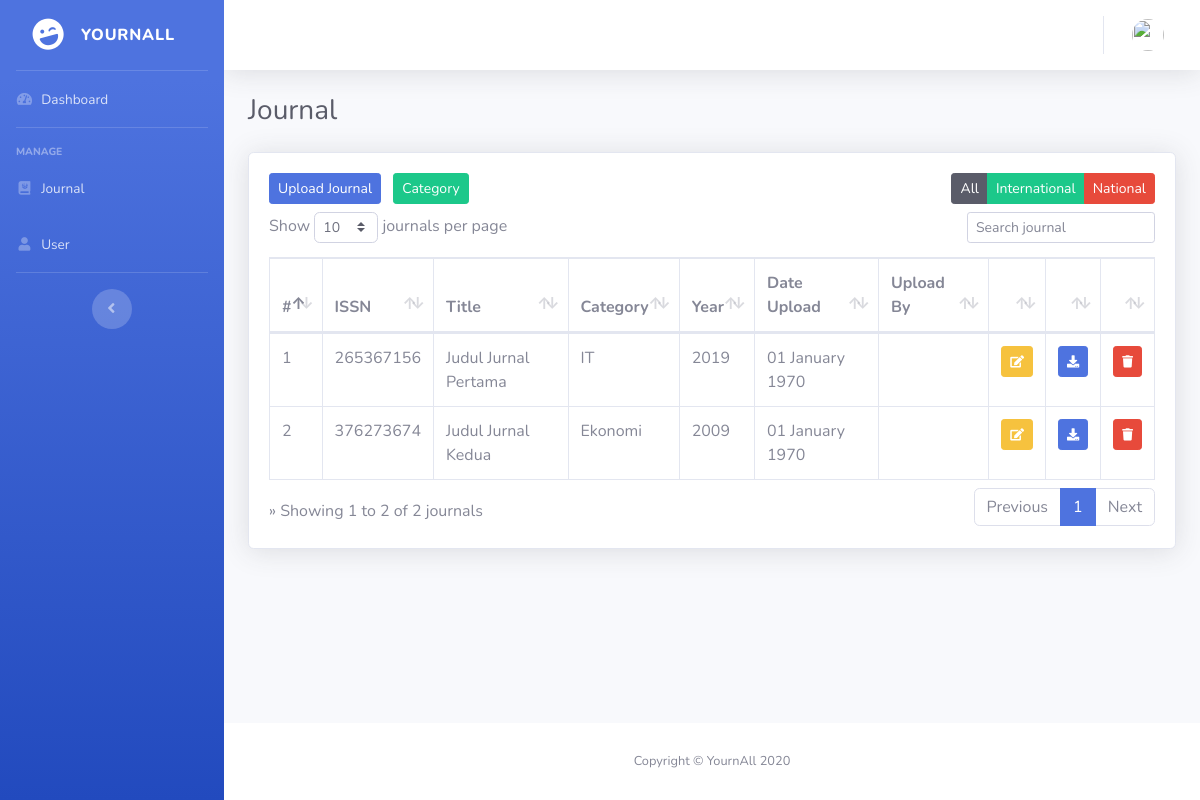
Page /index.php/administrator/journal on the earlier database version.
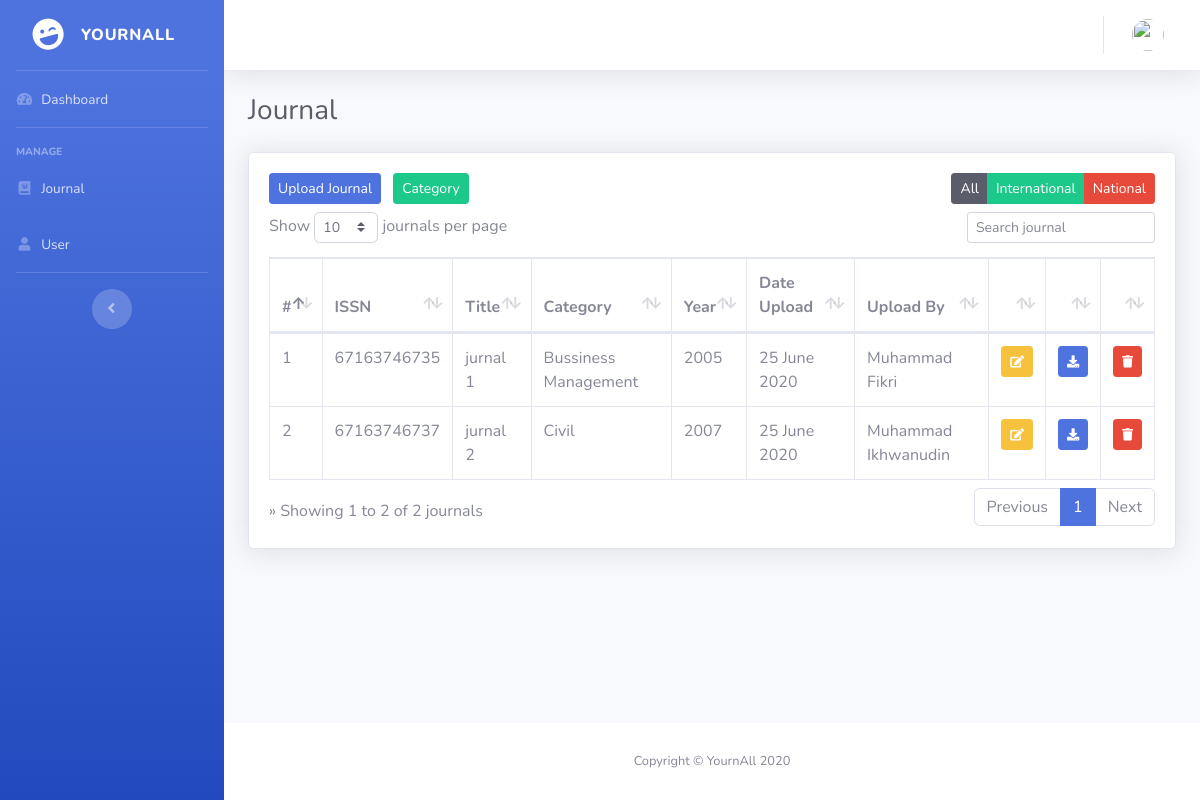
Same page on the later database version.
### tables this page shows
CREATE TABLE `journal` (
  `id` int(11) NOT NULL,
  `issn` varchar(64) NOT NULL,
  `title` varchar(256) NOT NULL,
  `abstract` varchar(10000) NOT NULL,
  `type` enum('National','International') NOT NULL,
  `category` varchar(128) NOT NULL,
  `year` varchar(11) NOT NULL,
  `date_upload` timestamp NOT NULL DEFAULT CURRENT_TIMESTAMP ON UPDATE CURRENT_TIMESTAMP,
  `upload_by` varchar(128) NOT NULL,
  `file` varchar(256) NOT NULL
);

### application/controllers/administrator/Journal.php (called while the page is built, shortened)
<?php
class Journal extends CI_Controller
{
	public function index()
	{
		$data['user'] = $this->db->get_where('user', ['email' => $this->session->userdata('email')])->row_array();
		$data['journal'] = $this->m_journal->get_journal()->result();
		$this->load->view('pages/administrator/templates/a_header');
		$this->load->view('pages/administrator/templates/a_sidebar');
		$this->load->view('pages/administrator/templates/a_topbar', $data);
		$this->load->view('pages/administrator/v_journal', $data);
		$this->load->view('pages/administrator/templates/a_footer');
	}
}

### index.php (called while the page is built, shortened)
<?php
require_once BASEPATH.'core/CodeIgniter.php';

### application/models/m_journal.php (called while the page is built, shortened)
<?php
class m_journal extends CI_Model
{
	public function get_journal()
	{
		return $this->db->get('journal');
	}
}

### application/views/pages/administrator/v_journal.php (the view, shortened to what this page needs)
<div class="container-fluid page" data-page="Journal"">
	<div class=" d-sm-flex align-items-center justify-content-between mb-4">
	<h1 class="h3 mb-0 text-gray-800">Journal</h1>
</div>
<div class="card shadow mb-4">
	<div class="card-body">
		<div class="table-responsive">
			<a href="<?= base_url('administrator/journal/add') ?>" class="btn btn-primary btn-sm mb-2">Upload Journal </a>
			<a href="<?= base_url('administrator/category') ?>" class="btn btn-success btn-sm mb-2 ml-2">Category</a>
			<table id="tabel-jurnal" class="table table-bordered">
				<div class="btn-group float-right" role="group" aria-label="Sort By">
					<a href="<?= base_url('administrator/journal/') ?>" class="btn btn-dark btn-sm">All</a>
					<a href="<?= base_url('administrator/journal/journal_int') ?>" class="btn btn-success btn-sm">International</a>
					<a href="<?= base_url('administrator/journal/journal_nat') ?>" class="btn btn-danger btn-sm">National</a>
				</div><br>
				<thead>
					<tr>
						<th>#</th>
						<th>ISSN</th>
						<th>Title</th>
						<th>Category</th>
						<th>Year</th>
						<th>Date Upload</th>
						<th>Upload By</th>
						<th></th>
						<th></th>
						<th></th>
					</tr>
				</thead>
				<tbody>
					<?php
					$no = 1;
					foreach ($journal as $j) { ?>
						<tr>
							<td><?php echo $no++ ?></td>
							<td><?php echo $j->issn ?></a></td>
							<td><?php echo $j->title ?></td>
							<td><?php echo $j->category ?></td>
							<td><?php echo $j->year ?></td>
							<td><?php echo date('d F Y', strtotime($j->date_upload)) ?></td>
							<td><?php echo $j->upload_by ?></td>
							<td width="20px">
								<a href="<?= base_url(); ?>administrator/journal/edit/<?= $j->id; ?>" class="btn btn-warning btn-sm" data-toggle="tooltip" data-placement="top" title="Edit"><i class="fa fa-edit fa-sm"></i></a>
							</td>
							<td width="20px">
								<a href="<?= base_url() . 'uploads/journal/' . $j->file; ?>" class="btn btn-primary btn-sm" data-toggle="tooltip" data-placement="top" title="Download"><i class="fa fa-download fa-sm"></i></a>
							</td>
							<td width="20px">
								<a href="<?= base_url(); ?>administrator/journal/delete/<?= $j->id; ?>" class="btn btn-danger btn-sm tombol-delete" data-toggle="tooltip" data-placement="top" title="Delete"><i class="fa fa-trash fa-sm"></i></a>
							</td>
						</tr>
					<?php } ?>
				</tbody>
			</table>
		</div>
	</div>
</div>
</div>
</div>

Differences in the rows shown:
removed journal: issn "265367156", title "Judul Jurnal Pertama", category "IT", year "2019", date_upload "01 January 1970"
removed journal: issn "376273674", title "Judul Jurnal Kedua", category "Ekonomi", year "2009", date_upload "01 January 1970"
added journal: issn "67163746735", title "jurnal 1", category "Bussiness Management", year "2005", date_upload "25 June 2020", upload_by "Muhammad Fikri"
added journal: issn "67163746737", title "jurnal 2", category "Civil", year "2007", date_upload "25 June 2020", upload_by "Muhammad Ikhwanudin"
